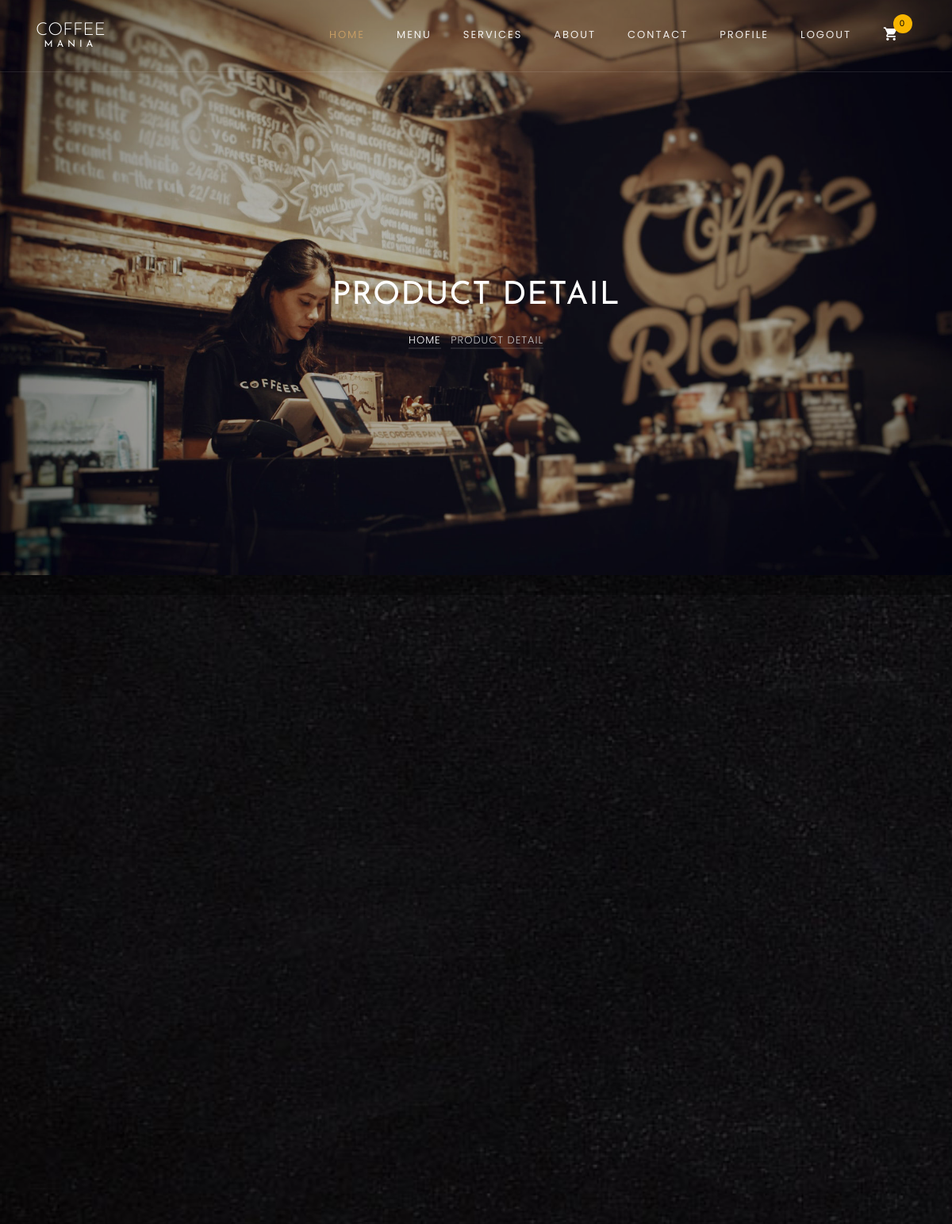
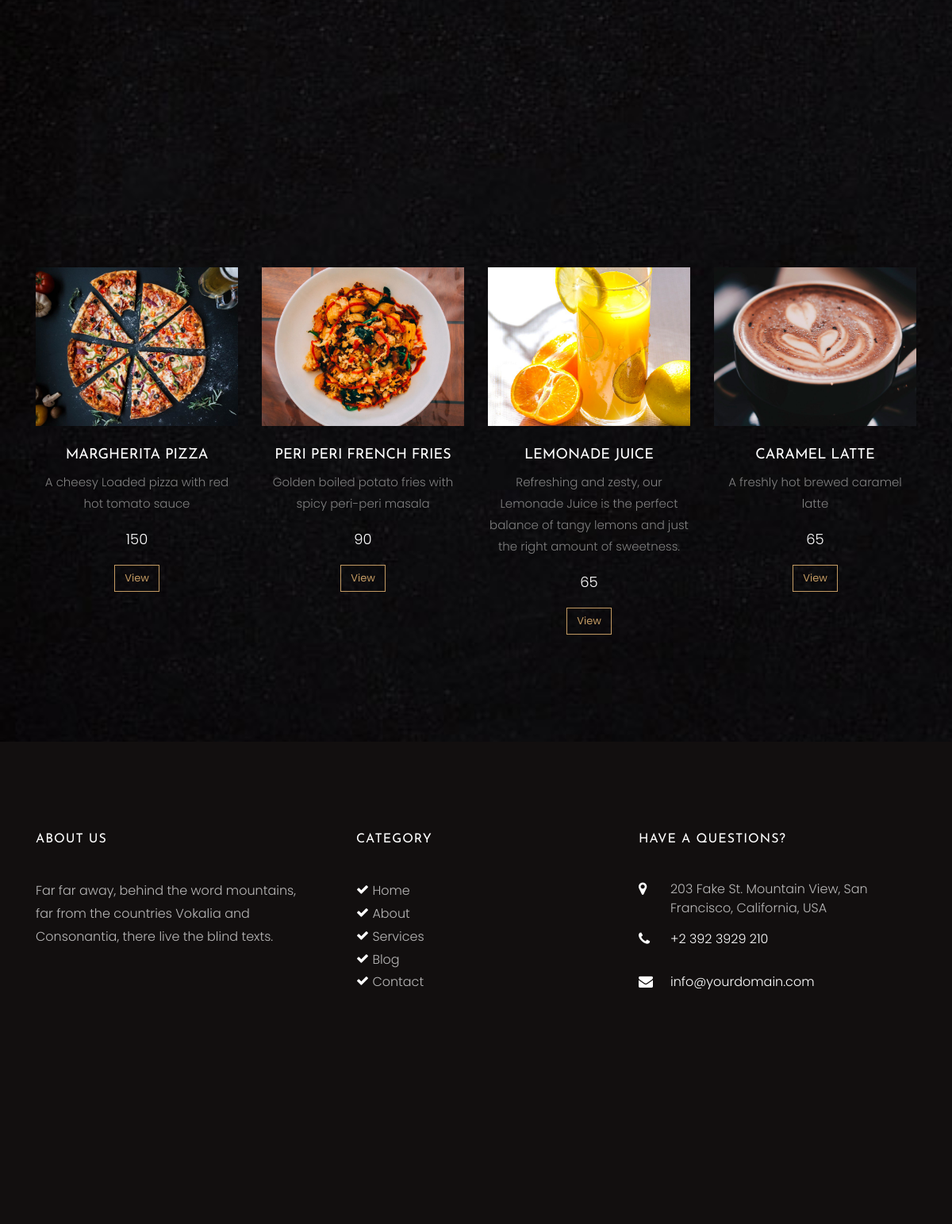
The app's page /pages/product-single.php?id=2 (signed in) with its own data (2 pictures, top to bottom).
### tables this page shows
CREATE TABLE `products` (
  `prod_id` int(11) NOT NULL,
  `name` varchar(255) NOT NULL,
  `price` varchar(255) NOT NULL,
  `description` varchar(255) NOT NULL,
  `image` varchar(255) NOT NULL,
  `cat_id` int(11) NOT NULL
);

### assets/includes/config.php (called while the page is built, shortened)
<?php
    function urlOf($path)
    {
        return BASE_URL . '/' . $path;
    }

### pages/product-single.php (the view, shortened to what this page needs)
<?php
require "../assets/includes/config.php";
include pathOf('assets/includes/header.php');
$query = "SELECT * FROM `products` ORDER BY RAND() LIMIT 4";
$statement = mysqli_query($con, $query);
$products = mysqli_fetch_all($statement, MYSQLI_ASSOC);
?>
<section class="home-slider owl-carousel">
	<div class="slider-item" style="background-image: url(<?= urlOf('assets/images/bg_3.jpg') ?>);" data-stellar-background-ratio="0.5">
		<div class="overlay"></div>
		<div class="container">
			<div class="row slider-text justify-content-center align-items-center">
				<div class="col-md-7 col-sm-12 text-center ftco-animate">
					<h1 class="mb-3 mt-5 bread">Product Detail</h1>
					<p class="breadcrumbs"><span class="mr-2"><a href="<?= urlOf('index.php') ?>">Home</a></span> <span>Product Detail</span></p>
				</div>
			</div>
		</div>
	</div>
</section>
<section class="ftco-section">
	<div class="container">
		<div class="row">
		</div>
	</div>
</section>
<section class="ftco-section">
	<div class="container">
		<div class="row justify-content-center mb-5 pb-3">
		</div>
		<div class="row">
			<?php foreach ($products as $product) { ?>
				<div class="col-md-3">
					<div class="menu-entry">
						<a href="#" class="img" style="background-image: url(<?= urlOf('admin/assets/uploads/') . $product['image'] ?>);"></a>
						<div class="text text-center pt-4">
							<h3><a href="#"><?= $product['name'] ?></a></h3>
							<p><?= $product['description'] ?></p>
							<p class="price"><span><?= $product['price'] ?></span></p>
							<p><a href="./product-single.php?id=<?= $product['prod_id'] ?>" class="btn btn-primary btn-outline-primary">View</a></p>
						</div>
					</div>
				</div>
			<?php } ?>
		</div>
	</div>
</section>
<?php
require '../assets/includes/footer.php';
?>

### assets/includes/header.php (shortened to what this page needs)
<?php
  if(isset($_SESSION['user_id'])){
    $userId = $_SESSION['user_id'];
    $sql = "SELECT COUNT(cart.prod_id) AS product_count FROM cart WHERE cart.user_id = '$userId'";
    $result = mysqli_query($con, $sql);
    $data = mysqli_fetch_all($result);
  }
?>
<!DOCTYPE html>
<html lang="en">
  <head>
    <link rel="stylesheet" href="<?= urlOf('assets/css/open-iconic-bootstrap.min.css') ?>">
    <link rel="stylesheet" href="<?= urlOf('assets/css/animate.css') ?>">
    <link rel="stylesheet" href="<?= urlof('assets/css/owl.carousel.min.css') ?>">
    <link rel="stylesheet" href="<?= urlof('assets/css/owl.theme.default.min.css') ?>">
    <link rel="stylesheet" href="<?= urlof('assets/css/magnific-popup.css') ?>">
    <link rel="stylesheet" href="<?= urlof('assets/css/aos.css') ?>">
    <link rel="stylesheet" href="<?= urlof('assets/css/ionicons.min.css') ?>">
    <link rel="stylesheet" href="<?= urlof('assets/css/bootstrap-datepicker.css') ?>">
    <link rel="stylesheet" href="<?= urlof('assets/css/jquery.timepicker.css') ?>">
    <link rel="stylesheet" href="<?= urlof('assets/css/flaticon.css') ?>">
    <link rel="stylesheet" href="<?= urlOf('assets/css/dataTables.dataTables.min.css') ?>">
    <link rel="stylesheet" href="<?= urlof('assets/css/icomoon.css') ?>">
    <link rel="stylesheet" href="<?= urlof('assets/css/style.css') ?>">
  </head>
  <body>
  	<nav class="navbar navbar-expand-lg navbar-dark ftco_navbar bg-dark ftco-navbar-light" id="ftco-navbar">
	    <div class="container">
	      <a class="navbar-brand" href="<?= urlOf('index.php') ?>">Coffee<small>Mania</small></a>
	      <div class="collapse navbar-collapse" id="ftco-nav">
	        <ul class="navbar-nav ml-auto">
	          <li class="nav-item active"><a href="<?= urlOf('index.php') ?>" class="nav-link">Home</a></li>
	          <li class="nav-item"><a href="<?= urlOf('pages/menu.php') ?>" class="nav-link">Menu</a></li>
	          <li class="nav-item"><a href="<?= urlOf('pages/services.php') ?>" class="nav-link">Services</a></li>
	          <li class="nav-item"><a href="<?= urlOf('pages/about.php') ?>" class="nav-link">About</a></li>
	          <li class="nav-item"><a href="<?= urlOf('pages/contact.php') ?>" class="nav-link">Contact</a></li>
            <?php if(!isset($_SESSION['user_id'])) { ?>
              <li class="nav-item"><a href="<?= urlOf('pages/login.php') ?>" class="nav-link">Login</a></li>
              <?php } else { ?>
                <li class="nav-item"><a href="<?= urlOf('pages/profile.php') ?>" class="nav-link">Profile</a></li>
                <li class="nav-item"><a href="<?= urlOf('api/user/userLogout.php') ?>" class="nav-link">Logout</a></li>
                <li class="nav-item cart">
                  <a href="<?= urlOf('pages/cart.php') ?>" class="nav-link">
                    <span class="icon icon-shopping_cart"></span>
                    <span class="bag d-flex justify-content-center align-items-center">
                      <small><?php if(!$data) {
                        echo "0";
                      } else {
                        echo $data[0][0];
                      } ?></small>
                    </span>
                  </a>
                </li>
            <?php } ?>
	        </ul>
	      </div>
		  </div>
	  </nav>

### assets/includes/footer.php (shortened to what this page needs)
<footer class="ftco-footer ftco-section img">
    <div class="container">
        <div class="row mb-5">
            <div class="col-lg-4 col-md-6 mb-5 mb-md-5">
                <div class="ftco-footer-widget mb-4">
                    <h2 class="ftco-heading-2">About Us</h2>
                    <p>Far far away, behind the word mountains, far from the countries Vokalia and Consonantia, there live the blind texts.</p>
                    <ul class="ftco-footer-social list-unstyled float-md-left float-lft mt-5">
                    </ul>
                </div>
            </div>
            <div class="col-lg-4 col-md-6 mb-5 mb-md-5">
                <div class="ftco-footer-widget mb-4 ml-md-4">
                    <h2 class="ftco-heading-2">Category</h2>
                    <ul class="list-unstyled">
                        <li><a href="#"><span class="icon-check"></span> Home</a></li>
                        <li><a href="#"><span class="icon-check"></span> About</a></li>
                        <li><a href="#"><span class="icon-check"></span> Services</a></li>
                        <li><a href="#"><span class="icon-check"></span> Blog</a></li>
                        <li><a href="#"><span class="icon-check"></span> Contact</a></li>
                    </ul>
                </div>
            </div>
            <div class="col-lg-4 col-md-6 mb-5 mb-md-5">
                <div class="ftco-footer-widget mb-4">
                    <h2 class="ftco-heading-2">Have a Questions?</h2>
                    <div class="block-23 mb-3">
                        <ul>
                            <li><span class="icon icon-map-marker"></span><span class="text">203 Fake St. Mountain View, San Francisco, California, USA</span></li>
                            <li><a href="#"><span class="icon icon-phone"></span><span class="text">+2 392 3929 210</span></a></li>
                            <li><a href="#"><span class="icon icon-envelope"></span><span class="text">info@yourdomain.com</span></a></li>
                        </ul>
                    </div>
                </div>
            </div>
        </div>
    </div>
</footer>
</body>
</html>

### assets/css/icomoon.css (style rules this page uses)
[class^="icon-"], [class*=" icon-"] { font-family: 'icomoon' !important; speak: none; font-style: normal; font-weight: normal; font-variant: normal; text-transform: none; line-height: 1; -webkit-font-smoothing: antialiased; -moz-osx-font-smoothing: grayscale; }
.icon-check:before { content: "\f00c"; }
.icon-map-marker:before { content: "\f041"; }
.icon-phone:before { content: "\f095"; }
.icon-envelope:before { content: "\f0e0"; }
.icon-shopping_cart:before { content: "\e8cc"; }

### records on screen
products: image (picture), name "MARGHERITA PIZZA", description "A cheesy Loaded pizza with red hot tomato sauce", price "150"
products: image (picture), name "PERI PERI FRENCH FRIES", description "Golden boiled potato fries with spicy peri-peri masala", price "90"
products: image (picture), name "LEMONADE JUICE", description "Refreshing and zesty, our Lemonade Juice is the perfect balance of tangy lemons and just the right amount of sweetness.", price "65"
products: image (picture), name "CARAMEL LATTE", description "A freshly hot brewed caramel latte", price "65"

### other values on screen
$data[0][0] "0"
